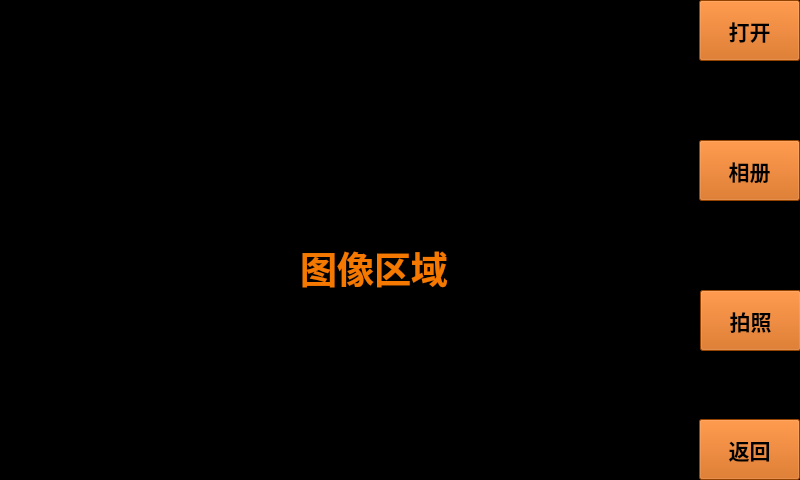
<?xml version="1.0" encoding="UTF-8"?>
<ui version="4.0">
 <class>v4l2</class>
 <widget class="QMainWindow" name="v4l2">
  <property name="geometry">
   <rect>
    <x>0</x>
    <y>0</y>
    <width>800</width>
    <height>480</height>
   </rect>
  </property>
  <property name="font">
   <font>
    <pointsize>13</pointsize>
   </font>
  </property>
  <property name="windowTitle">
   <string>v4l2</string>
  </property>
  <widget class="QWidget" name="centralwidget">
   <widget class="QLabel" name="label">
    <property name="geometry">
     <rect>
      <x>300</x>
      <y>240</y>
      <width>148</width>
      <height>55</height>
     </rect>
    </property>
    <property name="font">
     <font>
      <pointsize>28</pointsize>
      <weight>75</weight>
      <bold>true</bold>
     </font>
    </property>
    <property name="styleSheet">
     <string notr="true">color: rgb(245, 121, 0);</string>
    </property>
    <property name="text">
     <string>图像区域</string>
    </property>
    <property name="alignment">
     <set>Qt::AlignCenter</set>
    </property>
   </widget>
   <widget class="QPushButton" name="pushButton_take">
    <property name="geometry">
     <rect>
      <x>700</x>
      <y>290</y>
      <width>101</width>
      <height>61</height>
     </rect>
    </property>
    <property name="font">
     <font>
      <pointsize>16</pointsize>
      <weight>75</weight>
      <bold>true</bold>
     </font>
    </property>
    <property name="styleSheet">
     <string notr="true">background-color: rgb(206, 92, 0);</string>
    </property>
    <property name="text">
     <string>拍照</string>
    </property>
   </widget>
   <widget class="QPushButton" name="pushButton_open">
    <property name="geometry">
     <rect>
      <x>699</x>
      <y>0</y>
      <width>101</width>
      <height>61</height>
     </rect>
    </property>
    <property name="font">
     <font>
      <pointsize>16</pointsize>
      <weight>75</weight>
      <bold>true</bold>
     </font>
    </property>
    <property name="styleSheet">
     <string notr="true">background-color: rgb(206, 92, 0);</string>
    </property>
    <property name="text">
     <string>打开</string>
    </property>
   </widget>
   <widget class="QPushButton" name="pushButton_back">
    <property name="geometry">
     <rect>
      <x>699</x>
      <y>419</y>
      <width>101</width>
      <height>61</height>
     </rect>
    </property>
    <property name="font">
     <font>
      <pointsize>16</pointsize>
      <weight>75</weight>
      <bold>true</bold>
     </font>
    </property>
    <property name="styleSheet">
     <string notr="true">background-color: rgb(206, 92, 0);</string>
    </property>
    <property name="text">
     <string>返回</string>
    </property>
   </widget>
   <widget class="QPushButton" name="pushButton_photos">
    <property name="geometry">
     <rect>
      <x>699</x>
      <y>140</y>
      <width>101</width>
      <height>61</height>
     </rect>
    </property>
    <property name="font">
     <font>
      <pointsize>16</pointsize>
      <weight>75</weight>
      <bold>true</bold>
     </font>
    </property>
    <property name="styleSheet">
     <string notr="true">background-color: rgb(206, 92, 0);</string>
    </property>
    <property name="text">
     <string>相册</string>
    </property>
   </widget>
   <widget class="QLabel" name="label_2">
    <property name="geometry">
     <rect>
      <x>0</x>
      <y>0</y>
      <width>901</width>
      <height>571</height>
     </rect>
    </property>
    <property name="styleSheet">
     <string notr="true">background-color: rgb(0, 0, 0);</string>
    </property>
    <property name="text">
     <string/>
    </property>
   </widget>
   <zorder>label_2</zorder>
   <zorder>label</zorder>
   <zorder>pushButton_take</zorder>
   <zorder>pushButton_open</zorder>
   <zorder>pushButton_back</zorder>
   <zorder>pushButton_photos</zorder>
  </widget>
 </widget>
 <resources/>
 <connections/>
</ui>
